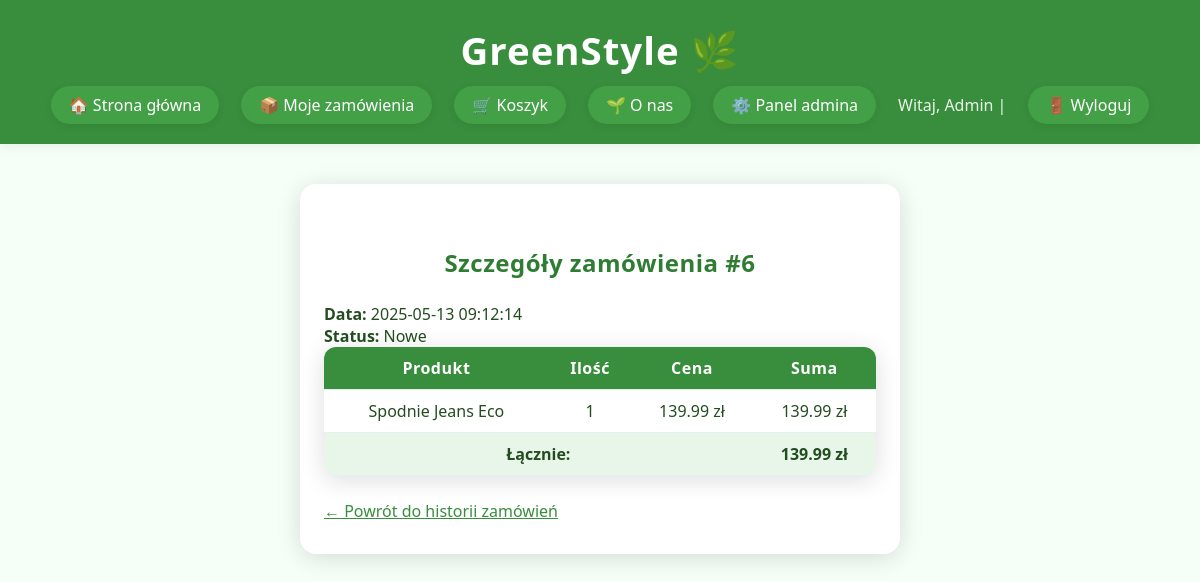
/admin/order_details.php?id=6 (signed in), run on the app's committed database.
### tables this page shows
CREATE TABLE `orders` (
  `id` int(11) NOT NULL,
  `user_id` int(11) NOT NULL,
  `address` varchar(255) DEFAULT NULL,
  `phone` varchar(50) DEFAULT NULL,
  `created_at` timestamp NOT NULL DEFAULT current_timestamp(),
  `total_price` decimal(10,2) NOT NULL DEFAULT 0.00,
  `status` varchar(32) DEFAULT 'Nowe',
  `size` varchar(8) DEFAULT NULL
);

CREATE TABLE `order_items` (
  `id` int(11) NOT NULL,
  `order_id` int(11) NOT NULL,
  `product_id` int(11) NOT NULL,
  `quantity` int(11) NOT NULL,
  `price` decimal(10,2) NOT NULL,
  `size` varchar(8) DEFAULT NULL
);

CREATE TABLE `products` (
  `id` int(11) NOT NULL,
  `name` varchar(255) NOT NULL,
  `description` text DEFAULT NULL,
  `price` decimal(10,2) NOT NULL,
  `image` varchar(255) DEFAULT NULL
);

### admin/order_details.php (the view, shortened to what this page needs)
<?php
require 'db.php';
$order_id = $_GET['id'] ?? null;
$user_id = $_SESSION['user']['id'];
$stmt = $pdo->prepare("SELECT * FROM orders WHERE id = ? AND user_id = ?");
$stmt->execute([$order_id, $user_id]);
$order = $stmt->fetch();
$stmt = $pdo->prepare("
    SELECT oi.quantity, oi.price, p.name
    FROM order_items oi
    JOIN products p ON oi.product_id = p.id
    WHERE oi.order_id = ?
");
$stmt->execute([$order_id]);
$items = $stmt->fetchAll();
?>
<!DOCTYPE html>
<html lang="pl">
<head>
    <link rel="stylesheet" href="css/style.css">
</head>
<body>
    <header>
        <div class="container">
            <h1>GreenStyle 🌿</h1>
            <nav>
                <a href="index.php">🏠 Strona główna</a>
                <a href="orders_history.php">📦 Moje zamówienia</a>
                <a href="cart.php">🛒 Koszyk</a>
                <a href="about.php">🌱 O nas</a>
                <?php if (isset($_SESSION['user'])): ?>
                    <?php if ($_SESSION['user']['role'] === 'admin'): ?>
                        <a href="admin/index.php">⚙️ Panel admina</a>
                    <?php endif; ?>
                    <span>Witaj, <?= htmlspecialchars($_SESSION['user']['name']) ?> |</span>
                    <a href="logout.php">🚪 Wyloguj</a>
                <?php else: ?>
                    <a href="login.php">🔐 Zaloguj</a>
                    <a href="register.php">📝 Rejestracja</a>
                <?php endif; ?>
            </nav>
        </div>
    </header>
    <div class="details-container">
        <h2>Szczegóły zamówienia #<?= $order['id'] ?></h2>
        <p><strong>Data:</strong> <?= $order['created_at'] ?><br>
        <strong>Status:</strong> <?= htmlspecialchars($order['status']) ?></p>
        <table class="details-table">
            <thead>
                <tr>
                    <th>Produkt</th>
                    <th>Ilość</th>
                    <th>Cena</th>
                    <th>Suma</th>
                </tr>
            </thead>
            <tbody>
                <?php $total = 0; foreach ($items as $item): $sum = $item['quantity'] * $item['price']; $total += $sum; ?>
                <tr>
                    <td><?= htmlspecialchars($item['name']) ?></td>
                    <td><?= $item['quantity'] ?></td>
                    <td><?= number_format($item['price'], 2) ?> zł</td>
                    <td><?= number_format($sum, 2) ?> zł</td>
                </tr>
                <?php endforeach; ?>
                <tr>
                    <td colspan="3"><strong>Łącznie:</strong></td>
                    <td><strong><?= number_format($total, 2) ?> zł</strong></td>
                </tr>
            </tbody>
        </table>
        <a href="orders_history.php" style="color:#388e3c;">← Powrót do historii zamówień</a>
    </div>
</body>
</html>

### css/style.css (style rules this page uses)
* { box-sizing: border-box; margin: 0; padding: 0; }
body { background: #f6fff7; color: #234d20; font-family: 'Segoe UI', Arial, sans-serif; min-height: 100vh; }
.container { max-width: 1200px; margin: 0 auto; padding: 0 24px; }
header { background: #388e3c; color: #fff; padding: 24px 0 10px 0; margin-bottom: 30px; box-shadow: 0 2px 12px #0001; }
header h1 { font-size: 2.4em; letter-spacing: 1px; margin-bottom: 10px; text-align: center; }
nav { display: flex; justify-content: center; align-items: center; gap: 22px; flex-wrap: wrap; margin-bottom: 10px; }
nav a { color: #fff; text-decoration: none; background: #43a047; padding: 8px 18px; border-radius: 20px; font-weight: 500; transition: background 0.2s; box-shadow: 0 2px 8px #0001; }
nav span { color: #e8f5e9; font-size: 1em; }
h2 { text-align: center; color: #2e7d32; margin: 30px 0 24px 0; font-size: 1.5em; letter-spacing: 0.5px; }
table { width: 100%; border-collapse: collapse; background: #fff; border-radius: 12px; overflow: hidden; box-shadow: 0 4px 24px #0002; margin-bottom: 32px; font-size: 1em; }
th, td { padding: 14px 12px; text-align: center; border-bottom: 1px solid #e0f2f1; }
th { background: #388e3c; color: #fff; font-weight: 600; letter-spacing: 0.5px; }
tr:nth-child(even) { background: #e8f5e9; }

### admin/order_details.php (style rules this page uses)
.details-container { max-width: 600px; margin: 40px auto; background: #fff; border-radius: 16px; box-shadow: 0 4px 24px #0002; padding: 32px 24px; }
.details-table { width: 100%; border-collapse: collapse; margin-bottom: 24px; }
.details-table th, .details-table td { padding: 10px 8px; text-align: center; border-bottom: 1px solid #e0f2f1; }
.details-table th { background: #388e3c; color: #fff; font-weight: 600; }
.details-table tr:nth-child(even) { background: #e8f5e9; }

### data on the page
orders: id "6", created_at "2025-05-13 09:12:14", status "Nowe"
order_items: product.name "Spodnie Jeans Eco", quantity "1", price "139.99"

### other printed values
$_SESSION['user']['name'] "Admin"
$total "139.99"
